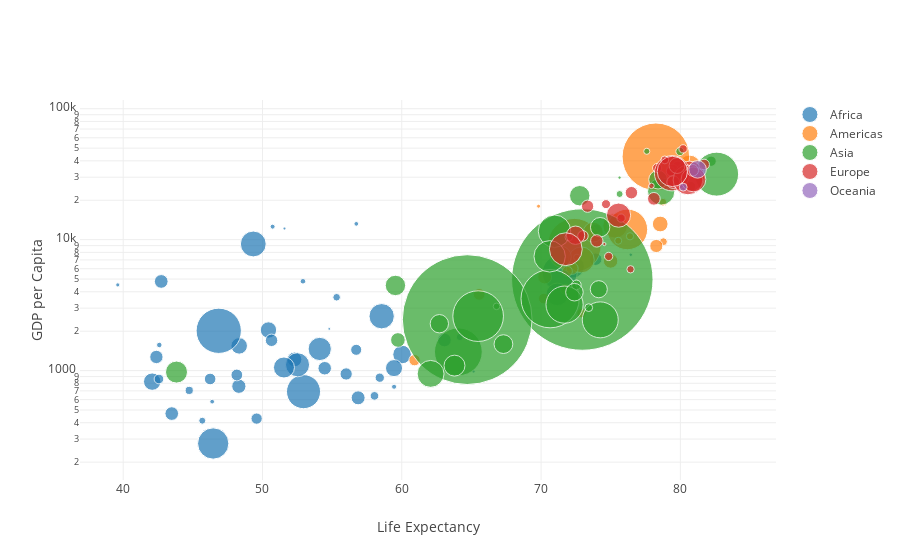

The cell this chart's notebook holds for it:
### Code cell
iplot({
    'data' : [
        Scatter(y = df[continent + ', x'],
               x = df[continent + ', y'],
               text = df[continent + ', text'],
               marker = Marker(size = df[continent + ', size'], sizemode = 'area', sizeref = 131868,),
               mode = 'markers',
               name = continent) for continent in ['Africa', 'Americas', 'Asia', 'Europe', 'Oceania']
    ],
    'layout' : Layout(xaxis = XAxis(title = 'Life Expectancy'), yaxis = YAxis(title = 'GDP per Capita', type = 'log'))
}, show_link = False)

### Figure 1 — Plotly figure (JSON) as saved in the notebook; plotly's stock layout.template omitted (floating-point values rounded to 4 significant figures)
{"data": [{"marker": {"size": [33333216, 12420476, 8078314, 1639131, 14326203, 8390505, 17696293, 4369038, 10238807, 710960, 64606759, 3800610, 18013409, 496374, 80264543, 551201, 4906585, 76511887, 1454867, 1688359, 22873338, 9947814, 1472041, 35610177, 2012649, 3193942, 6036914, 19167654, 13327079, 12031795, 3270065, 1250882, 33757175, 19951656, 2055080, 12894865, 135031164, 798094, 8860588, 199579, 12267493, 6144562, 9118773, 43997828, 42292929, 1133066, 38139640, 5701579, 10276158, 29170398, 11746035, 12311143], "sizemode": "area", "sizeref": 131868}, "mode": "markers", "name": "Africa", "text": ["Country: Algeria    <br>Life Expectancy: 72.301 years    <br>GDP per capita: 6223.367465 $    <br>Population: 33.333216 million", "Country: Angola    <br>Life Expectancy: 42.731 years    <br>GDP per capita: 4797.231267 $    <br>Population: 12.420476 million", "Country: Benin    <br>Life Expectancy: 56.728 years    <br>GDP per capita: 1441.284873 $    <br>Population: 8.078314 million", "Country: Botswana    <br>Life Expectancy: 50.728 years    <br>GDP per capita: 12569.85177 $    <br>Population: 1.639131 million", "Country: Burkina Faso    <br>Life Expectancy: 52.295 years    <br>GDP per capita: 1217.032994 $    <br>Population: 14.326203 million", "Country: Burundi    <br>Life Expectancy: 49.58 years    <br>GDP per capita: 430.0706916 $    <br>Population: 8.390505 million", "Country: Cameroon    <br>Life Expectancy: 50.43 years    <br>GDP per capita: 2042.09524 $    <br>Population: 17.696293 million", "Country: Central African Republic    <br>Life Expectancy: 44.741 years    <br>GDP per capita: 706.016537 $    <br>Population: 4.369038 million", "Country: Chad    <br>Life Expectancy: 50.651 years    <br>GDP per capita: 1704.063724 $    <br>Population: 10.238807 million", "Country: Comoros    <br>Life Expectancy: 65.152 years    <br>GDP per capita: 986.1478792 $    <br>Population: 0.71096 million", "Country: Congo, Dem. Rep.    <br>Life Expectancy: 46.462 years    <br>GDP per capita: 277.5518587 $    <br>Population: 64.606759 million", "Country: Congo, Rep.    <br>Life Expectancy: 55.322 years    <br>GDP per capita: 3632.557798 $    <br>Population: 3.80061 million", "Country: Cote d'Ivoire    <br>Life Expectancy: 48.328 years    <br>GDP per capita: 1544.750112 $    <br>Population: 18.013409 million", "Country: Djibouti    <br>Life Expectancy: 54.791 years    <br>GDP per capita: 2082.481567 $    <br>Population: 0.496374 million", "Country: Egypt    <br>Life Expectancy: 71.338 years    <br>GDP per capita: 5581.180998 $    <br>Population: 80.264543 million", "Country: Equatorial Guinea    <br>Life Expectancy: 51.579 years    <br>GDP per capita: 12154.08975 $    <br>Population: 0.551201 million", "Country: Eritrea    <br>Life Expectancy: 58.04 years    <br>GDP per capita: 641.3695236 $    <br>Population: 4.906585 million", "Country: Ethiopia    <br>Life Expectancy: 52.947 years    <br>GDP per capita: 690.8055759 $    <br>Population: 76.511887 million", "Country: Gabon    <br>Life Expectancy: 56.735 years    <br>GDP per capita: 13206.48452 $    <br>Population: 1.454867 million", "Country: Gambia    <br>Life Expectancy: 59.448 years    <br>GDP per capita: 752.7497265 $    <br>Population: 1.688359 million", "Country: Ghana    <br>Life Expectancy: 60.022 years    <br>GDP per capita: 1327.60891 $    <br>Population: 22.873338 million", "Country: Guinea    <br>Life Expectancy: 56.007 years    <br>GDP per capita: 942.6542111 $    <br>Population: 9.947814 million", "Country: Guinea-Bissau    <br>Life Expectancy: 46.388 years    <br>GDP per capita: 579.231743 $    <br>Population: 1.472041 million", "Country: Kenya    <br>Life Expectancy: 54.11 years    <br>GDP per capita: 1463.249282 $    <br>Population: 35.610177 million", "Country: Lesotho    <br>Life Expectancy: 42.592 years    <br>GDP per capita: 1569.331442 $    <br>Population: 2.012649 million", "Country: Liberia    <br>Life Expectancy: 45.678 years    <br>GDP per capita: 414.5073415 $    <br>Population: 3.193942 million", "Country: Libya    <br>Life Expectancy: 73.952 years    <br>GDP per capita: 12057.49928 $    <br>Population: 6.036914 million", "Country: Madagascar    <br>Life Expectancy: 59.443 years    <br>GDP per capita: 1044.770126 $    <br>Population: 19.167654 million", "Country: Malawi    <br>Life Expectancy: 48.303 years    <br>GDP per capita: 759.3499101 $    <br>Population: 13.327079 million", "Country: Mali    <br>Life Expectancy: 54.467 years    <br>GDP per capita: 1042.581557 $    <br>Population: 12.031795 million", "Country: Mauritania    <br>Life Expectancy: 64.164 years    <br>GDP per capita: 1803.151496 $    <br>Population: 3.270065 million", "Country: Mauritius    <br>Life Expectancy: 72.801 years    <br>GDP per capita: 10956.99112 $    <br>Population: 1.250882 million", "Country: Morocco    <br>Life Expectancy: 71.164 years    <br>GDP per capita: 3820.17523 $    <br>Population: 33.757175 million", "Country: Mozambique    <br>Life Expectancy: 42.082 years    <br>GDP per capita: 823.6856205 $    <br>Population: 19.951656 million", "Country: Namibia    <br>Life Expectancy: 52.906 years    <br>GDP per capita: 4811.060429 $    <br>Population: 2.05508 million", "Country: Niger    <br>Life Expectancy: 56.867 years    <br>GDP per capita: 619.6768924 $    <br>Population: 12.894865 million", "Country: Nigeria    <br>Life Expectancy: 46.859 years    <br>GDP per capita: 2013.977305 $    <br>Population: 135.031164 million", "Country: Reunion    <br>Life Expectancy: 76.442 years    <br>GDP per capita: 7670.122558 $    <br>Population: 0.798094 million", "Country: Rwanda    <br>Life Expectancy: 46.242 years    <br>GDP per capita: 863.0884639 $    <br>Population: 8.860588 million", "Country: Sao Tome and Principe    <br>Life Expectancy: 65.528 years    <br>GDP per capita: 1598.435089 $    <br>Population: 0.199579 million", "Country: Senegal    <br>Life Expectancy: 63.062 years    <br>GDP per capita: 1712.472136 $    <br>Population: 12.267493 million", "Country: Sierra Leone    <br>Life Expectancy: 42.568 years    <br>GDP per capita: 862.5407561 $    <br>Population: 6.144562 million", "Country: Somalia    <br>Life Expectancy: 48.159 years    <br>GDP per capita: 926.1410683 $    <br>Population: 9.118773 million", "Country: South Africa    <br>Life Expectancy: 49.339 years    <br>GDP per capita: 9269.657808 $    <br>Population: 43.997828 million", "Country: Sudan    <br>Life Expectancy: 58.556 years    <br>GDP per capita: 2602.394995 $    <br>Population: 42.292929 million", "Country: Swaziland    <br>Life Expectancy: 39.613 years    <br>GDP per capita: 4513.480643 $    <br>Population: 1.133066 million", "Country: Tanzania    <br>Life Expectancy: 52.517 years    <br>GDP per capita: 1107.482182 $    <br>Population: 38.13964 million", "Country: Togo    <br>Life Expectancy: 58.42 years    <br>GDP per capita: 882.9699438 $    <br>Population: 5.701579 million", "Country: Tunisia    <br>Life Expectancy: 73.923 years    <br>GDP per capita: 7092.923025 $    <br>Population: 10.276158 million", "Country: Uganda    <br>Life Expectancy: 51.542 years    <br>GDP per capita: 1056.380121 $    <br>Population: 29.170398 million", "Country: Zambia    <br>Life Expectancy: 42.384 years    <br>GDP per capita: 1271.211593 $    <br>Population: 11.746035 million", "Country: Zimbabwe    <br>Life Expectancy: 43.487 years    <br>GDP per capita: 469.7092981 $    <br>Population: 12.311143 million"], "type": "scatter", "x": [72.3, 42.73, 56.73, 50.73, 52.3, 49.58, 50.43, 44.74, 50.65, 65.15, 46.46, 55.32, 48.33, 54.79, 71.34, 51.58, 58.04, 52.95, 56.73, 59.45, 60.02, 56.01, 46.39, 54.11, 42.59, 45.68, 73.95, 59.44, 48.3, 54.47, 64.16, 72.8, 71.16, 42.08, 52.91, 56.87, 46.86, 76.44, 46.24, 65.53, 63.06, 42.57, 48.16, 49.34, 58.56, 39.61, 52.52, 58.42, 73.92, 51.54, 42.38, 43.49], "y": [6223.0, 4797.0, 1441.0, 12570.0, 1217.0, 430.1, 2042.0, 706.0, 1704.0, 986.1, 277.6, 3633.0, 1545.0, 2082.0, 5581.0, 12150.0, 641.4, 690.8, 13210.0, 752.7, 1328.0, 942.7, 579.2, 1463.0, 1569.0, 414.5, 12060.0, 1045.0, 759.3, 1043.0, 1803.0, 10960.0, 3820.0, 823.7, 4811.0, 619.7, 2014.0, 7670.0, 863.1, 1598.0, 1712.0, 862.5, 926.1, 9270.0, 2602.0, 4513.0, 1107.0, 883.0, 7093.0, 1056.0, 1271.0, 469.7]}, {"marker": {"size": [40301927, 9119152, 190010647, 33390141, 16284741, 44227550, 4133884, 11416987, 9319622, 13755680, 6939688, 12572928, 8502814, 7483763, 2780132, 108700891, 5675356, 3242173, 6667147, 28674757, 3942491, 1056608, 301139947, 3447496, 26084662, null, null, null, null, null, null, null, null, null, null, null, null, null, null, null, null, null, null, null, null, null, null, null, null, null, null, null], "sizemode": "area", "sizeref": 131868}, "mode": "markers", "name": "Americas", "text": ["Country: Argentina    <br>Life Expectancy: 75.32 years    <br>GDP per capita: 12779.37964 $    <br>Population: 40.301927 million", "Country: Bolivia    <br>Life Expectancy: 65.554 years    <br>GDP per capita: 3822.137084 $    <br>Population: 9.119152 million", "Country: Brazil    <br>Life Expectancy: 72.39 years    <br>GDP per capita: 9065.800825 $    <br>Population: 190.010647 million", "Country: Canada    <br>Life Expectancy: 80.653 years    <br>GDP per capita: 36319.23501 $    <br>Population: 33.390141 million", "Country: Chile    <br>Life Expectancy: 78.553 years    <br>GDP per capita: 13171.63885 $    <br>Population: 16.284741 million", "Country: Colombia    <br>Life Expectancy: 72.889 years    <br>GDP per capita: 7006.580419 $    <br>Population: 44.22755 million", "Country: Costa Rica    <br>Life Expectancy: 78.782 years    <br>GDP per capita: 9645.06142 $    <br>Population: 4.133884 million", "Country: Cuba    <br>Life Expectancy: 78.273 years    <br>GDP per capita: 8948.102923 $    <br>Population: 11.416987 million", "Country: Dominican Republic    <br>Life Expectancy: 72.235 years    <br>GDP per capita: 6025.374752 $    <br>Population: 9.319622 million", "Country: Ecuador    <br>Life Expectancy: 74.994 years    <br>GDP per capita: 6873.262326 $    <br>Population: 13.75568 million", "Country: El Salvador    <br>Life Expectancy: 71.878 years    <br>GDP per capita: 5728.353514 $    <br>Population: 6.939688 million", "Country: Guatemala    <br>Life Expectancy: 70.259 years    <br>GDP per capita: 5186.050003 $    <br>Population: 12.572928 million", "Country: Haiti    <br>Life Expectancy: 60.916 years    <br>GDP per capita: 1201.637154 $    <br>Population: 8.502814 million", "Country: Honduras    <br>Life Expectancy: 70.198 years    <br>GDP per capita: 3548.330846 $    <br>Population: 7.483763 million", "Country: Jamaica    <br>Life Expectancy: 72.567 years    <br>GDP per capita: 7320.880262 $    <br>Population: 2.780132 million", "Country: Mexico    <br>Life Expectancy: 76.195 years    <br>GDP per capita: 11977.57496 $    <br>Population: 108.700891 million", "Country: Nicaragua    <br>Life Expectancy: 72.899 years    <br>GDP per capita: 2749.320965 $    <br>Population: 5.675356 million", "Country: Panama    <br>Life Expectancy: 75.537 years    <br>GDP per capita: 9809.185636 $    <br>Population: 3.242173 million", "Country: Paraguay    <br>Life Expectancy: 71.752 years    <br>GDP per capita: 4172.838464 $    <br>Population: 6.667147 million", "Country: Peru    <br>Life Expectancy: 71.421 years    <br>GDP per capita: 7408.905561 $    <br>Population: 28.674757 million", "Country: Puerto Rico    <br>Life Expectancy: 78.746 years    <br>GDP per capita: 19328.70901 $    <br>Population: 3.942491 million", "Country: Trinidad and Tobago    <br>Life Expectancy: 69.819 years    <br>GDP per capita: 18008.50924 $    <br>Population: 1.056608 million", "Country: United States    <br>Life Expectancy: 78.242 years    <br>GDP per capita: 42951.65309 $    <br>Population: 301.139947 million", "Country: Uruguay    <br>Life Expectancy: 76.384 years    <br>GDP per capita: 10611.46299 $    <br>Population: 3.447496 million", "Country: Venezuela    <br>Life Expectancy: 73.747 years    <br>GDP per capita: 11415.80569 $    <br>Population: 26.084662 million", null, null, null, null, null, null, null, null, null, null, null, null, null, null, null, null, null, null, null, null, null, null, null, null, null, null, null], "type": "scatter", "x": [75.32, 65.55, 72.39, 80.65, 78.55, 72.89, 78.78, 78.27, 72.23, 74.99, 71.88, 70.26, 60.92, 70.2, 72.57, 76.19, 72.9, 75.54, 71.75, 71.42, 78.75, 69.82, 78.24, 76.38, 73.75, null, null, null, null, null, null, null, null, null, null, null, null, null, null, null, null, null, null, null, null, null, null, null, null, null, null, null], "y": [12780.0, 3822.0, 9066.0, 36320.0, 13170.0, 7007.0, 9645.0, 8948.0, 6025.0, 6873.0, 5728.0, 5186.0, 1202.0, 3548.0, 7321.0, 11980.0, 2749.0, 9809.0, 4173.0, 7409.0, 19330.0, 18010.0, 42950.0, 10610.0, 11420.0, null, null, null, null, null, null, null, null, null, null, null, null, null, null, null, null, null, null, null, null, null, null, null, null, null, null, null]}, {"marker": {"size": [31889923, 708573, 150448339, 14131858, 1318683096, 6980412, 1110396331, 223547000, 69453570, 27499638, 6426679, 127467972, 6053193, 23301725, 49044790, 2505559, 3921278, 24821286, 2874127, 47761980, 28901790, 3204897, 169270617, 91077287, 27601038, 4553009, 20378239, 19314747, 23174294, 65068149, 85262356, 4018332, 22211743, null, null, null, null, null, null, null, null, null, null, null, null, null, null, null, null, null, null, null], "sizemode": "area", "sizeref": 131868}, "mode": "markers", "name": "Asia", "text": ["Country: Afghanistan    <br>Life Expectancy: 43.828 years    <br>GDP per capita: 974.5803384 $    <br>Population: 31.889923 million", "Country: Bahrain    <br>Life Expectancy: 75.635 years    <br>GDP per capita: 29796.04834 $    <br>Population: 0.708573 million", "Country: Bangladesh    <br>Life Expectancy: 64.062 years    <br>GDP per capita: 1391.253792 $    <br>Population: 150.448339 million", "Country: Cambodia    <br>Life Expectancy: 59.723 years    <br>GDP per capita: 1713.778686 $    <br>Population: 14.131858 million", "Country: China    <br>Life Expectancy: 72.961 years    <br>GDP per capita: 4959.114854 $    <br>Population: 1318.683096 million", "Country: Hong Kong, China    <br>Life Expectancy: 82.208 years    <br>GDP per capita: 39724.97867 $    <br>Population: 6.980412 million", "Country: India    <br>Life Expectancy: 64.698 years    <br>GDP per capita: 2452.210407 $    <br>Population: 1110.396331 million", "Country: Indonesia    <br>Life Expectancy: 70.65 years    <br>GDP per capita: 3540.651564 $    <br>Population: 223.547 million", "Country: Iran    <br>Life Expectancy: 70.964 years    <br>GDP per capita: 11605.71449 $    <br>Population: 69.45357 million", "Country: Iraq    <br>Life Expectancy: 59.545 years    <br>GDP per capita: 4471.061906 $    <br>Population: 27.499638 million", "Country: Israel    <br>Life Expectancy: 80.745 years    <br>GDP per capita: 25523.2771 $    <br>Population: 6.426679 million", "Country: Japan    <br>Life Expectancy: 82.603 years    <br>GDP per capita: 31656.06806 $    <br>Population: 127.467972 million", "Country: Jordan    <br>Life Expectancy: 72.535 years    <br>GDP per capita: 4519.461171 $    <br>Population: 6.053193 million", "Country: Korea, Dem. Rep.    <br>Life Expectancy: 67.297 years    <br>GDP per capita: 1593.06548 $    <br>Population: 23.301725 million", "Country: Korea, Rep.    <br>Life Expectancy: 78.623 years    <br>GDP per capita: 23348.13973 $    <br>Population: 49.04479 million", "Country: Kuwait    <br>Life Expectancy: 77.588 years    <br>GDP per capita: 47306.98978 $    <br>Population: 2.505559 million", "Country: Lebanon    <br>Life Expectancy: 71.993 years    <br>GDP per capita: 10461.05868 $    <br>Population: 3.921278 million", "Country: Malaysia    <br>Life Expectancy: 74.241 years    <br>GDP per capita: 12451.6558 $    <br>Population: 24.821286 million", "Country: Mongolia    <br>Life Expectancy: 66.803 years    <br>GDP per capita: 3095.772271 $    <br>Population: 2.874127 million", "Country: Myanmar    <br>Life Expectancy: 62.069 years    <br>GDP per capita: 944.0 $    <br>Population: 47.76198 million", "Country: Nepal    <br>Life Expectancy: 63.785 years    <br>GDP per capita: 1091.359778 $    <br>Population: 28.90179 million", "Country: Oman    <br>Life Expectancy: 75.64 years    <br>GDP per capita: 22316.19287 $    <br>Population: 3.204897 million", "Country: Pakistan    <br>Life Expectancy: 65.483 years    <br>GDP per capita: 2605.94758 $    <br>Population: 169.270617 million", "Country: Philippines    <br>Life Expectancy: 71.688 years    <br>GDP per capita: 3190.481016 $    <br>Population: 91.077287 million", "Country: Saudi Arabia    <br>Life Expectancy: 72.777 years    <br>GDP per capita: 21654.83194 $    <br>Population: 27.601038 million", "Country: Singapore    <br>Life Expectancy: 79.972 years    <br>GDP per capita: 47143.17964 $    <br>Population: 4.553009 million", "Country: Sri Lanka    <br>Life Expectancy: 72.396 years    <br>GDP per capita: 3970.095407 $    <br>Population: 20.378239 million", "Country: Syria    <br>Life Expectancy: 74.143 years    <br>GDP per capita: 4184.548089 $    <br>Population: 19.314747 million", "Country: Taiwan    <br>Life Expectancy: 78.4 years    <br>GDP per capita: 28718.27684 $    <br>Population: 23.174294 million", "Country: Thailand    <br>Life Expectancy: 70.616 years    <br>GDP per capita: 7458.396327 $    <br>Population: 65.068149 million", "Country: Vietnam    <br>Life Expectancy: 74.249 years    <br>GDP per capita: 2441.576404 $    <br>Population: 85.262356 million", "Country: West Bank and Gaza    <br>Life Expectancy: 73.422 years    <br>GDP per capita: 3025.349798 $    <br>Population: 4.018332 million", "Country: Yemen, Rep.    <br>Life Expectancy: 62.698 years    <br>GDP per capita: 2280.769906 $    <br>Population: 22.211743 million", null, null, null, null, null, null, null, null, null, null, null, null, null, null, null, null, null, null, null], "type": "scatter", "x": [43.83, 75.64, 64.06, 59.72, 72.96, 82.21, 64.7, 70.65, 70.96, 59.55, 80.75, 82.6, 72.53, 67.3, 78.62, 77.59, 71.99, 74.24, 66.8, 62.07, 63.78, 75.64, 65.48, 71.69, 72.78, 79.97, 72.4, 74.14, 78.4, 70.62, 74.25, 73.42, 62.7, null, null, null, null, null, null, null, null, null, null, null, null, null, null, null, null, null, null, null], "y": [974.6, 29800.0, 1391.0, 1714.0, 4959.0, 39720.0, 2452.0, 3541.0, 11610.0, 4471.0, 25520.0, 31660.0, 4519.0, 1593.0, 23350.0, 47310.0, 10460.0, 12450.0, 3096.0, 944, 1091.0, 22320.0, 2606.0, 3190.0, 21650.0, 47140.0, 3970.0, 4185.0, 28720.0, 7458.0, 2442.0, 3025.0, 2281.0, null, null, null, null, null, null, null, null, null, null, null, null, null, null, null, null, null, null, null]}, {"marker": {"size": [3600523, 8199783, 10392226, 4552198, 7322858, 4493312, 10228744, 5468120, 5238460, 61083916, 82400996, 10706290, 9956108, 301931, 4109086, 58147733, 684736, 16570613, 4627926, 38518241, 10642836, 22276056, 10150265, 5447502, 2009245, 40448191, 9031088, 7554661, 71158647, 60776238, null, null, null, null, null, null, null, null, null, null, null, null, null, null, null, null, null, null, null, null, null, null], "sizemode": "area", "sizeref": 131868}, "mode": "markers", "name": "Europe", "text": ["Country: Albania    <br>Life Expectancy: 76.423 years    <br>GDP per capita: 5937.029526 $    <br>Population: 3.600523 million", "Country: Austria    <br>Life Expectancy: 79.829 years    <br>GDP per capita: 36126.4927 $    <br>Population: 8.199783 million", "Country: Belgium    <br>Life Expectancy: 79.441 years    <br>GDP per capita: 33692.60508 $    <br>Population: 10.392226 million", "Country: Bosnia and Herzegovina    <br>Life Expectancy: 74.852 years    <br>GDP per capita: 7446.298803 $    <br>Population: 4.552198 million", "Country: Bulgaria    <br>Life Expectancy: 73.005 years    <br>GDP per capita: 10680.79282 $    <br>Population: 7.322858 million", "Country: Croatia    <br>Life Expectancy: 75.748 years    <br>GDP per capita: 14619.22272 $    <br>Population: 4.493312 million", "Country: Czech Republic    <br>Life Expectancy: 76.486 years    <br>GDP per capita: 22833.30851 $    <br>Population: 10.228744 million", "Country: Denmark    <br>Life Expectancy: 78.332 years    <br>GDP per capita: 35278.41874 $    <br>Population: 5.46812 million", "Country: Finland    <br>Life Expectancy: 79.313 years    <br>GDP per capita: 33207.0844 $    <br>Population: 5.23846 million", "Country: France    <br>Life Expectancy: 80.657 years    <br>GDP per capita: 30470.0167 $    <br>Population: 61.083916 million", "Country: Germany    <br>Life Expectancy: 79.406 years    <br>GDP per capita: 32170.37442 $    <br>Population: 82.400996 million", "Country: Greece    <br>Life Expectancy: 79.483 years    <br>GDP per capita: 27538.41188 $    <br>Population: 10.70629 million", "Country: Hungary    <br>Life Expectancy: 73.338 years    <br>GDP per capita: 18008.94444 $    <br>Population: 9.956108 million", "Country: Iceland    <br>Life Expectancy: 81.757 years    <br>GDP per capita: 36180.78919 $    <br>Population: 0.301931 million", "Country: Ireland    <br>Life Expectancy: 78.885 years    <br>GDP per capita: 40675.99635 $    <br>Population: 4.109086 million", "Country: Italy    <br>Life Expectancy: 80.546 years    <br>GDP per capita: 28569.7197 $    <br>Population: 58.147733 million", "Country: Montenegro    <br>Life Expectancy: 74.543 years    <br>GDP per capita: 9253.896111 $    <br>Population: 0.684736 million", "Country: Netherlands    <br>Life Expectancy: 79.762 years    <br>GDP per capita: 36797.93332 $    <br>Population: 16.570613 million", "Country: Norway    <br>Life Expectancy: 80.196 years    <br>GDP per capita: 49357.19017 $    <br>Population: 4.627926 million", "Country: Poland    <br>Life Expectancy: 75.563 years    <br>GDP per capita: 15389.92468 $    <br>Population: 38.518241 million", "Country: Portugal    <br>Life Expectancy: 78.098 years    <br>GDP per capita: 20509.64777 $    <br>Population: 10.642836 million", "Country: Romania    <br>Life Expectancy: 72.476 years    <br>GDP per capita: 10808.47561 $    <br>Population: 22.276056 million", "Country: Serbia    <br>Life Expectancy: 74.002 years    <br>GDP per capita: 9786.534714 $    <br>Population: 10.150265 million", "Country: Slovak Republic    <br>Life Expectancy: 74.663 years    <br>GDP per capita: 18678.31435 $    <br>Population: 5.447502 million", "Country: Slovenia    <br>Life Expectancy: 77.926 years    <br>GDP per capita: 25768.25759 $    <br>Population: 2.009245 million", "Country: Spain    <br>Life Expectancy: 80.941 years    <br>GDP per capita: 28821.0637 $    <br>Population: 40.448191 million", "Country: Sweden    <br>Life Expectancy: 80.884 years    <br>GDP per capita: 33859.74835 $    <br>Population: 9.031088 million", "Country: Switzerland    <br>Life Expectancy: 81.701 years    <br>GDP per capita: 37506.41907 $    <br>Population: 7.554661 million", "Country: Turkey    <br>Life Expectancy: 71.777 years    <br>GDP per capita: 8458.276384 $    <br>Population: 71.158647 million", "Country: United Kingdom    <br>Life Expectancy: 79.425 years    <br>GDP per capita: 33203.26128 $    <br>Population: 60.776238 million", null, null, null, null, null, null, null, null, null, null, null, null, null, null, null, null, null, null, null, null, null, null], "type": "scatter", "x": [76.42, 79.83, 79.44, 74.85, 73.0, 75.75, 76.49, 78.33, 79.31, 80.66, 79.41, 79.48, 73.34, 81.76, 78.89, 80.55, 74.54, 79.76, 80.2, 75.56, 78.1, 72.48, 74.0, 74.66, 77.93, 80.94, 80.88, 81.7, 71.78, 79.42, null, null, null, null, null, null, null, null, null, null, null, null, null, null, null, null, null, null, null, null, null, null], "y": [5937.0, 36130.0, 33690.0, 7446.0, 10680.0, 14620.0, 22830.0, 35280.0, 33210.0, 30470.0, 32170.0, 27540.0, 18010.0, 36180.0, 40680.0, 28570.0, 9254.0, 36800.0, 49360.0, 15390.0, 20510.0, 10810.0, 9787.0, 18680.0, 25770.0, 28820.0, 33860.0, 37510.0, 8458.0, 33200.0, null, null, null, null, null, null, null, null, null, null, null, null, null, null, null, null, null, null, null, null, null, null]}, {"marker": {"size": [20434176, 4115771, null, null, null, null, null, null, null, null, null, null, null, null, null, null, null, null, null, null, null, null, null, null, null, null, null, null, null, null, null, null, null, null, null, null, null, null, null, null, null, null, null, null, null, null, null, null, null, null, null, null], "sizemode": "area", "sizeref": 131868}, "mode": "markers", "name": "Oceania", "text": ["Country: Australia    <br>Life Expectancy: 81.235 years    <br>GDP per capita: 34435.36744 $    <br>Population: 20.434176 million", "Country: New Zealand    <br>Life Expectancy: 80.204 years    <br>GDP per capita: 25185.00911 $    <br>Population: 4.115771 million", null, null, null, null, null, null, null, null, null, null, null, null, null, null, null, null, null, null, null, null, null, null, null, null, null, null, null, null, null, null, null, null, null, null, null, null, null, null, null, null, null, null, null, null, null, null, null, null, null, null], "type": "scatter", "x": [81.23, 80.2, null, null, null, null, null, null, null, null, null, null, null, null, null, null, null, null, null, null, null, null, null, null, null, null, null, null, null, null, null, null, null, null, null, null, null, null, null, null, null, null, null, null, null, null, null, null, null, null, null, null], "y": [34440.0, 25190.0, null, null, null, null, null, null, null, null, null, null, null, null, null, null, null, null, null, null, null, null, null, null, null, null, null, null, null, null, null, null, null, null, null, null, null, null, null, null, null, null, null, null, null, null, null, null, null, null, null, null]}], "layout": {"xaxis": {"title": "Life Expectancy"}, "yaxis": {"title": "GDP per Capita", "type": "log"}}}
